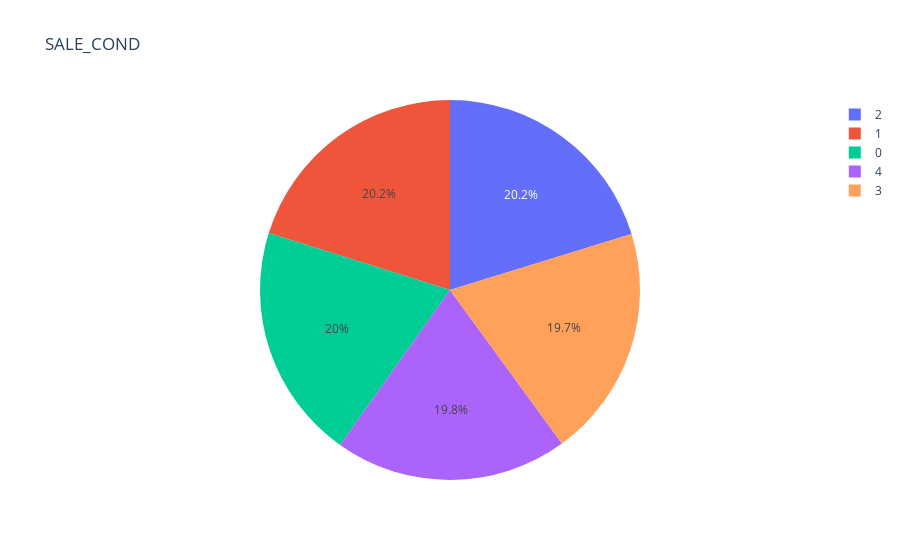

Notebook source saved alongside this figure:
### Code cell
value = data['SALE_COND'].value_counts()
name = data['SALE_COND'].unique()

fig1 = px.pie(data,values = value, names=name, color = value,title="SALE_COND")
fig1

### Figure 1 — Plotly figure (JSON) as saved in the notebook; plotly's stock layout.template omitted (floating-point values rounded to 4 significant figures)
{"data": [{"customdata": [[1439], [1433], [1423], [1411], [1403]], "domain": {"x": [0, 1], "y": [0, 1]}, "hovertemplate": "label=%{label}<br>value=%{value}<br>color=%{customdata[0]}<extra></extra>", "labels": [2, 1, 0, 4, 3], "legendgroup": "", "marker": {"colors": ["#636efa", "#EF553B", "#00cc96", "#ab63fa", "#FFA15A"]}, "name": "", "showlegend": true, "type": "pie", "values": [1439, 1433, 1423, 1411, 1403]}], "layout": {"legend": {"tracegroupgap": 0}, "title": {"text": "SALE_COND"}}}
